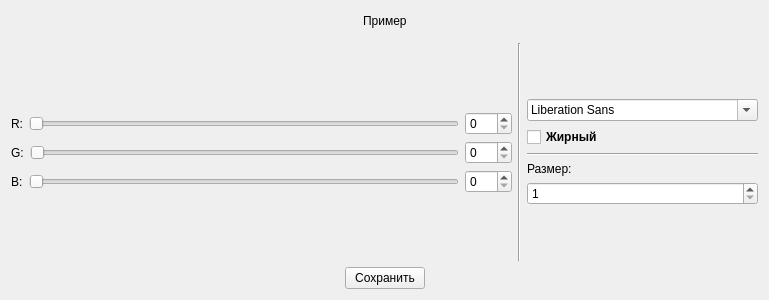
<?xml version="1.0" encoding="UTF-8"?>
<ui version="4.0">
 <class>FontChanger</class>
 <widget class="QWidget" name="FontChanger">
  <property name="geometry">
   <rect>
    <x>0</x>
    <y>0</y>
    <width>769</width>
    <height>300</height>
   </rect>
  </property>
  <property name="windowTitle">
   <string>TIP: Font</string>
  </property>
  <property name="windowIcon">
   <iconset>
    <normaloff>:/YandexDisk/Work/Заказы/(7)/Beta 1.3/icon.png</normaloff>:/YandexDisk/Work/Заказы/(7)/Beta 1.3/icon.png</iconset>
  </property>
  <layout class="QVBoxLayout" name="verticalLayout_3">
   <item>
    <layout class="QHBoxLayout" name="horizontalLayout_4">
     <item>
      <spacer name="horizontalSpacer">
       <property name="orientation">
        <enum>Qt::Horizontal</enum>
       </property>
       <property name="sizeHint" stdset="0">
        <size>
         <width>40</width>
         <height>20</height>
        </size>
       </property>
      </spacer>
     </item>
     <item>
      <widget class="QLabel" name="example">
       <property name="text">
        <string>Пример</string>
       </property>
      </widget>
     </item>
     <item>
      <spacer name="horizontalSpacer_2">
       <property name="orientation">
        <enum>Qt::Horizontal</enum>
       </property>
       <property name="sizeHint" stdset="0">
        <size>
         <width>40</width>
         <height>20</height>
        </size>
       </property>
      </spacer>
     </item>
    </layout>
   </item>
   <item>
    <widget class="Line" name="line_3">
     <property name="orientation">
      <enum>Qt::Vertical</enum>
     </property>
    </widget>
   </item>
   <item>
    <layout class="QHBoxLayout" name="horizontalLayout_5">
     <item>
      <layout class="QVBoxLayout" name="verticalLayout_2">
       <item>
        <spacer name="verticalSpacer">
         <property name="orientation">
          <enum>Qt::Vertical</enum>
         </property>
         <property name="sizeHint" stdset="0">
          <size>
           <width>20</width>
           <height>40</height>
          </size>
         </property>
        </spacer>
       </item>
       <item>
        <layout class="QHBoxLayout" name="horizontalLayout">
         <item>
          <widget class="QLabel" name="label_2">
           <property name="text">
            <string>R:</string>
           </property>
          </widget>
         </item>
         <item>
          <widget class="QSlider" name="red">
           <property name="autoFillBackground">
            <bool>false</bool>
           </property>
           <property name="maximum">
            <number>255</number>
           </property>
           <property name="orientation">
            <enum>Qt::Horizontal</enum>
           </property>
          </widget>
         </item>
         <item>
          <widget class="QSpinBox" name="redSpinBox">
           <property name="maximum">
            <number>255</number>
           </property>
          </widget>
         </item>
        </layout>
       </item>
       <item>
        <layout class="QHBoxLayout" name="horizontalLayout_2">
         <item>
          <widget class="QLabel" name="label_3">
           <property name="text">
            <string>G:</string>
           </property>
          </widget>
         </item>
         <item>
          <widget class="QSlider" name="green">
           <property name="maximum">
            <number>255</number>
           </property>
           <property name="orientation">
            <enum>Qt::Horizontal</enum>
           </property>
          </widget>
         </item>
         <item>
          <widget class="QSpinBox" name="greenSpinBox">
           <property name="maximum">
            <number>255</number>
           </property>
          </widget>
         </item>
        </layout>
       </item>
       <item>
        <layout class="QHBoxLayout" name="horizontalLayout_3">
         <item>
          <widget class="QLabel" name="label_4">
           <property name="text">
            <string>B:</string>
           </property>
          </widget>
         </item>
         <item>
          <widget class="QSlider" name="blue">
           <property name="maximum">
            <number>255</number>
           </property>
           <property name="orientation">
            <enum>Qt::Horizontal</enum>
           </property>
          </widget>
         </item>
         <item>
          <widget class="QSpinBox" name="blueSpinBox">
           <property name="maximum">
            <number>255</number>
           </property>
          </widget>
         </item>
        </layout>
       </item>
       <item>
        <spacer name="verticalSpacer_2">
         <property name="orientation">
          <enum>Qt::Vertical</enum>
         </property>
         <property name="sizeHint" stdset="0">
          <size>
           <width>20</width>
           <height>40</height>
          </size>
         </property>
        </spacer>
       </item>
      </layout>
     </item>
     <item>
      <widget class="Line" name="line_2">
       <property name="orientation">
        <enum>Qt::Vertical</enum>
       </property>
      </widget>
     </item>
     <item>
      <layout class="QVBoxLayout" name="verticalLayout">
       <item>
        <spacer name="verticalSpacer_3">
         <property name="orientation">
          <enum>Qt::Vertical</enum>
         </property>
         <property name="sizeHint" stdset="0">
          <size>
           <width>20</width>
           <height>40</height>
          </size>
         </property>
        </spacer>
       </item>
       <item>
        <widget class="QFontComboBox" name="fontComboBox"/>
       </item>
       <item>
        <widget class="QCheckBox" name="bold">
         <property name="font">
          <font>
           <weight>75</weight>
           <bold>true</bold>
          </font>
         </property>
         <property name="text">
          <string>Жирный</string>
         </property>
        </widget>
       </item>
       <item>
        <widget class="Line" name="line">
         <property name="orientation">
          <enum>Qt::Horizontal</enum>
         </property>
        </widget>
       </item>
       <item>
        <widget class="QLabel" name="label">
         <property name="text">
          <string>Размер:</string>
         </property>
        </widget>
       </item>
       <item>
        <widget class="QSpinBox" name="spinBox">
         <property name="minimum">
          <number>1</number>
         </property>
         <property name="maximum">
          <number>255</number>
         </property>
        </widget>
       </item>
       <item>
        <spacer name="verticalSpacer_4">
         <property name="orientation">
          <enum>Qt::Vertical</enum>
         </property>
         <property name="sizeHint" stdset="0">
          <size>
           <width>20</width>
           <height>40</height>
          </size>
         </property>
        </spacer>
       </item>
      </layout>
     </item>
    </layout>
   </item>
   <item>
    <layout class="QHBoxLayout" name="horizontalLayout_6">
     <item>
      <spacer name="horizontalSpacer_4">
       <property name="orientation">
        <enum>Qt::Horizontal</enum>
       </property>
       <property name="sizeHint" stdset="0">
        <size>
         <width>40</width>
         <height>20</height>
        </size>
       </property>
      </spacer>
     </item>
     <item>
      <widget class="QPushButton" name="save">
       <property name="text">
        <string>Сохранить</string>
       </property>
      </widget>
     </item>
     <item>
      <spacer name="horizontalSpacer_3">
       <property name="orientation">
        <enum>Qt::Horizontal</enum>
       </property>
       <property name="sizeHint" stdset="0">
        <size>
         <width>40</width>
         <height>20</height>
        </size>
       </property>
      </spacer>
     </item>
    </layout>
   </item>
  </layout>
 </widget>
 <resources>
  <include location="icon.qrc"/>
 </resources>
 <connections/>
</ui>
